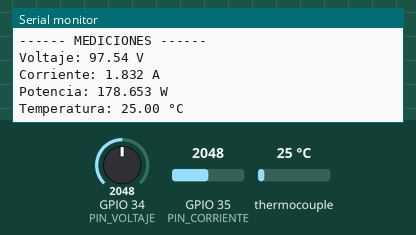
Recording of a sketch running on a simulated ESP32. Shown: the last lines printed to the serial monitor. Inputs (shaded band) come from the test bench; at power-on: thermocouple 25 °C, GPIO 34 (PIN_VOLTAJE) = 2048, GPIO 35 (PIN_CORRIENTE) = 2048 (analog values on the 0–4095 scale).

Above: at 2.2 s.
2.3 s: thermocouple set to 6 °C
At 3.7 s:
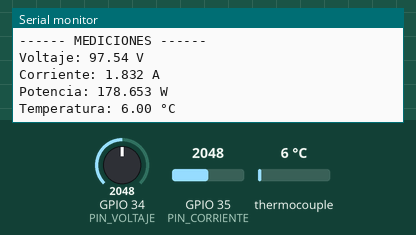
3.8 s: GPIO 34 (PIN_VOLTAJE) set to 2866
At 5.1 s:
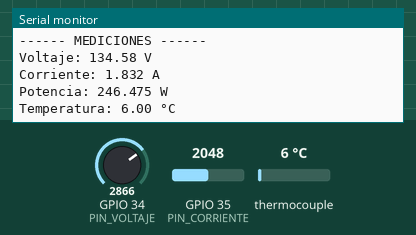
5.3 s: GPIO 35 (PIN_CORRIENTE) set to 2866
At 6.4 s:
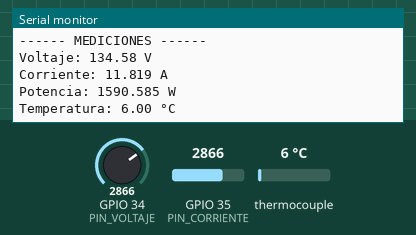
6.8 s: thermocouple set to 75 °C
At 8.2 s:
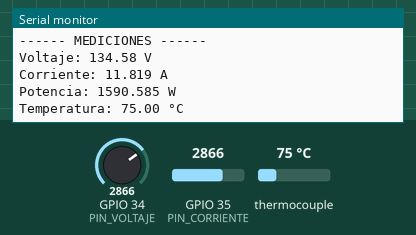
8.3 s: GPIO 34 (PIN_VOLTAJE) set to 3603
At 9.6 s:
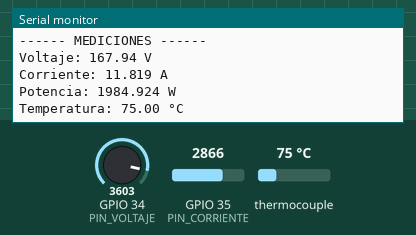
9.8 s: GPIO 35 (PIN_CORRIENTE) set to 3603
At 10.9 s:
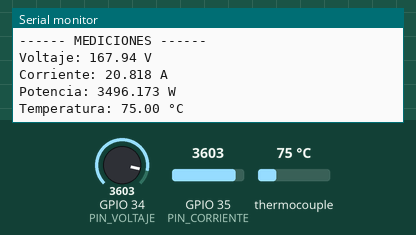
Timing chart, 0 to 12.3 s (numbered marks = the images above; inputs shaded):
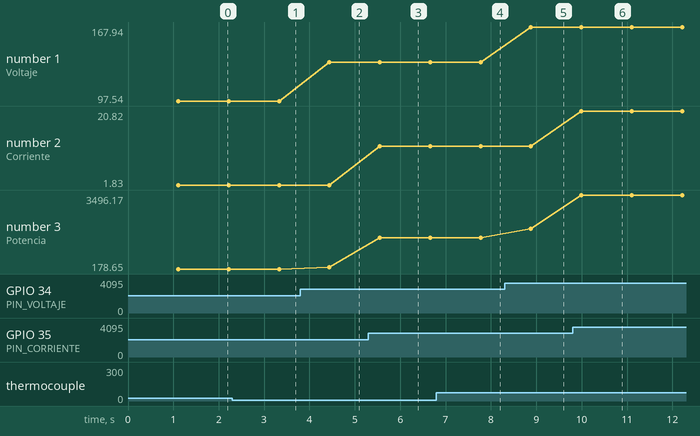

Measured:
- after the input at 2.3 s, the serial monitor: prints a new line after 1.0 s (image 1)
- after the input at 3.8 s, the serial monitor: prints a new line after 0.64 s (image 2)
- after the input at 5.3 s, the serial monitor: prints a new line after 0.25 s (image 3)
- after the input at 6.8 s, the serial monitor: prints a new line after 0.97 s (image 4)
- after the input at 8.3 s, the serial monitor: prints a new line after 0.58 s (image 5)
- after the input at 9.8 s, the serial monitor: prints a new line after 0.19 s (image 6)
- plotted number 1: 97.54 → 134.58 after the input at 3.8 s, 134.58 → 167.94 after the input at 8.3 s
- plotted number 2: 1.83 → 11.82 after the input at 5.3 s, 11.82 → 20.82 after the input at 9.8 s

The sketch:

sensores.ino
```cpp
/*
  Medición de Voltaje, Corriente (ACS712) y Temperatura (MAX6675) con ESP32
*/

#include <Arduino.h>
#include "max6675.h"

// ========== TERMOCUPLA ==========
int thermoDO = 19;
int thermoCS = 5;
int thermoCLK = 18;

MAX6675 thermocouple(thermoCLK, thermoCS, thermoDO);

// ========== CONFIGURACIÓN ADC ==========
const int ADC_RES = 4095;
const float VREF = 3.3;
const float mV_PER_ADC = (VREF / ADC_RES) * 1000;

// ========== VOLTAJE ==========
const int PIN_VOLTAJE = 34;
const float VOLT_A = 0.04527;
const float VOLT_B = -0.1685;

// ========== CORRIENTE ==========
const int PIN_CORRIENTE = 35;
const float SENSITIVITY_MV_PER_A = 66.0;

const float ADC_OFFSET = 1898;
const float ZERO_CURRENT_MV = ADC_OFFSET * mV_PER_ADC;

const float SIGN_CORRECTION = 1.0;
const int NUM_MUESTRAS = 50;

void setup() {
  Serial.begin(115200);
  analogReadResolution(12);
  analogSetAttenuation(ADC_11db);

  Serial.println("=== SISTEMA DE MEDICIÓN INTEGRADO ===");
  Serial.println("Voltaje | Corriente | Potencia | Temperatura");
  delay(1000);
}

void loop() {

  // ===== VOLTAJE =====
  int adcVolt = analogRead(PIN_VOLTAJE);
  float voltaje = adcVolt * VOLT_A + VOLT_B + 5;
  if (voltaje < 5) voltaje = 0;

  // ===== CORRIENTE =====
  float sumaADC = 0;
  for (int i = 0; i < NUM_MUESTRAS; i++) {
    sumaADC += analogRead(PIN_CORRIENTE);
    delay(2);
  }
  float adcCorr = sumaADC / NUM_MUESTRAS;
  float voltajeSensor_mV = adcCorr * mV_PER_ADC;
  float corriente = (voltajeSensor_mV - ZERO_CURRENT_MV) / SENSITIVITY_MV_PER_A;
  corriente *= SIGN_CORRECTION;

  // ===== POTENCIA =====
  float potencia = voltaje * corriente;

  // ===== TEMPERATURA =====
  float temperatura = thermocouple.readCelsius();

  // ===== SERIAL OUTPUT =====
  Serial.println("------ MEDICIONES ------");

  Serial.print("Voltaje: ");
  Serial.print(voltaje, 2);
  Serial.println(" V");

  Serial.print("Corriente: ");
  Serial.print(corriente, 3);
  Serial.println(" A");

  Serial.print("Potencia: ");
  Serial.print(potencia, 3);
  Serial.println(" W");

  Serial.print("Temperatura: ");
  Serial.print(temperatura);
  Serial.println(" °C");

  Serial.println();

  delay(1000);
}
```
